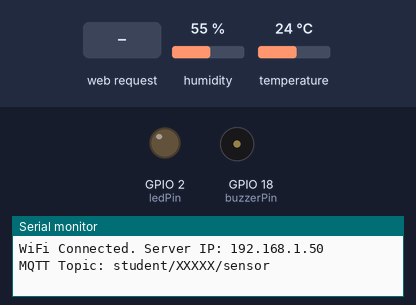
A sketch run on a simulated ESP32. On the bench: output pins drawn as LEDs (lit = HIGH), buzzer (waves = sounding, pin HIGH), the last lines printed to the serial monitor. Inputs (shaded band) come from the test bench; at power-on: temperature 24 °C, humidity 55 %. WiFi joins after 1.5 s; servers stay silent unless stated; random numbers use the default seed unless the sketch sets one; no MQTT or app messages arrive unless stated.

Above: at 2.7 s.
2.8 s: temperature set to 34.7 °C
11.5 s: temperature set to 35.4 °C
At 16.2 s:
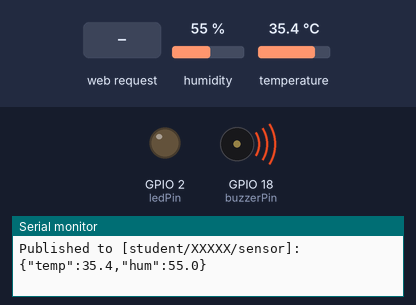
16.5 s: HTTP request GET /toggle received
At 17.0 s:
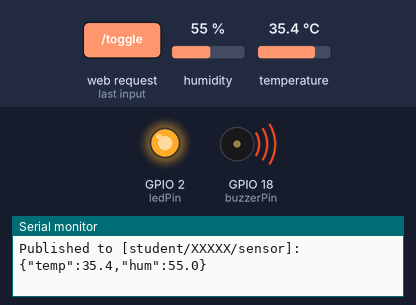
18.0 s: temperature set to 12 °C
At 21.2 s:
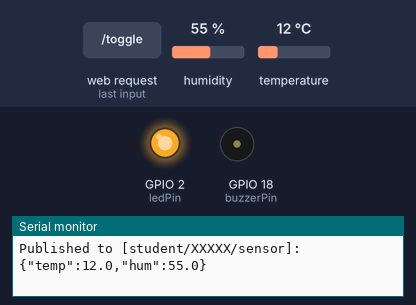
21.5 s: temperature set to 41 °C
At 26.2 s:
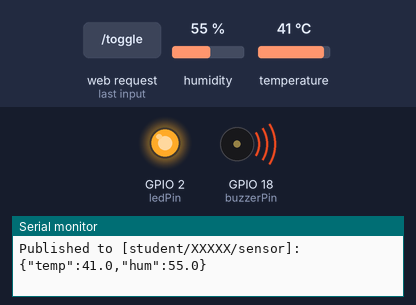
26.5 s: temperature set to 19 °C
At 31.3 s:
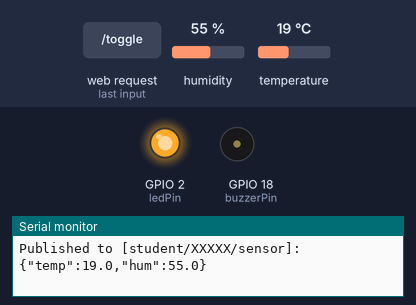
Timing chart, 0 to 32.5 s (numbered marks = the images above; inputs shaded):
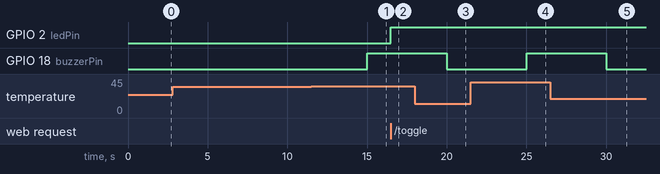

The sketch:

Lab_10_Mini_IoT_Project.ino
```cpp
#include <WiFi.h>
#include <WebServer.h>
#include <PubSubClient.h>
#include <WiFiClientSecure.h>
#include <UniversalTelegramBot.h>
#include <DHT.h>

const char* ssid = "YOUR_WIFI_SSID";
const char* password = "YOUR_WIFI_PASSWORD";

// กำหนดรหัสนักศึกษา หรือชื่อกลุ่ม เพื่อแยก Topic ไม่ให้ซ้ำกับผู้อื่น
const char* student_id = "XXXXX";

// MQTT Broker (ตั้งค่าในโปรแกรม MQTTX เช่นกัน)
const char* mqtt_server = "broker.emqx.io";
const int mqtt_port = 1883;

#define BOTtoken "YOUR_TELEGRAM_BOT_TOKEN"
#define CHAT_ID "YOUR_TELEGRAM_CHAT_ID"

const int temp_target = 35;

const int ledPin = 2;
const int buzzerPin = 18;
#define DHTPIN 4
#define DHTTYPE DHT22 // ถ้าใช้เป็น DHT11 ให้เปลี่ยนเป็น DHT11

DHT dht(DHTPIN, DHTTYPE);
WebServer server(80);

WiFiClient espClient;
PubSubClient mqttClient(espClient);

WiFiClientSecure securedClient;
UniversalTelegramBot bot(BOTtoken, securedClient);

unsigned long lastMqttPub = 0;
bool alertSent = false;
String topic_sensor;

void handleRoot() {
  float t = dht.readTemperature();
  float h = dht.readHumidity();
  String html = "<html><head><meta charset='UTF-8'><meta http-equiv='refresh' content='5'></head><body>";
  html += "<h2>Smart IoT Node</h2>";
  html += "<p>อุณหภูมิ: " + String(t, 1) + " C</p>";
  html += "<p>ความชื้น: " + String(h, 1) + " %</p>";
  html += "<p>สถานะ LED: <b>" + String(digitalRead(ledPin) ? "ON" : "OFF") + "</b></p>";
  html += "<p><a href='/toggle'>เปิด/ปิด LED</a></p>";
  html += "</body></html>";
  server.send(200, "text/html", html);
}

void handleToggle() {
  digitalWrite(ledPin, !digitalRead(ledPin));
  server.sendHeader("Location", "/");
  server.send(303);
}

void setup() {
  Serial.begin(115200);
  pinMode(ledPin, OUTPUT);
  pinMode(buzzerPin, OUTPUT);
  digitalWrite(buzzerPin, LOW);

  // กำหนดชื่อ Topic ประจำตัวนักศึกษา
  topic_sensor = "student/" + String(student_id) + "/sensor";

  dht.begin();
  WiFi.begin(ssid, password);
  while (WiFi.status() != WL_CONNECTED) delay(500);

  mqttClient.setServer(mqtt_server, mqtt_port);
  securedClient.setInsecure();

  server.on("/", handleRoot);
  server.on("/toggle", handleToggle);
  server.begin();

  Serial.println("\nWiFi Connected. Server IP: " + WiFi.localIP().toString());
  Serial.println("MQTT Topic: " + topic_sensor);
}

void loop() {
  server.handleClient();

  if (!mqttClient.connected()) {
    String id = "ESP32Lab10-" + String(student_id) + "-" + String(random(0xffff), HEX);
    mqttClient.connect(id.c_str());
  }
  mqttClient.loop();

  unsigned long now = millis();
  if (now - lastMqttPub > 5000) {
    lastMqttPub = now;
    float t = dht.readTemperature();
    float h = dht.readHumidity();

    if (!isnan(t) && !isnan(h)) {
      // ส่งค่าอุณหภูมิและความชื้นพร้อมกันในรูปแบบ JSON ไปยัง Topic ของตนเอง
      String payload = "{\"temp\":" + String(t, 1) + ",\"hum\":" + String(h, 1) + "}";
      mqttClient.publish(topic_sensor.c_str(), payload.c_str());
      Serial.println("Published to [" + topic_sensor + "]: " + payload);

      // ตรวจสอบเงื่อนไขแจ้งเตือนอุณหภูมิสูงเกิน 35 องศา
      if (t > temp_target && !alertSent) {
        digitalWrite(buzzerPin, HIGH);
        bot.sendMessage(CHAT_ID, "คำเตือน: อุณหภูมิสูงเกินกำหนด! (" + String(t, 1) + " C)", "");
        alertSent = true;
      } else if (t <= temp_target && alertSent) {
        digitalWrite(buzzerPin, LOW);
        alertSent = false;
      }
    }
  }
}
```

Measured:
- the behaviour switches between 35 and 35.1 °C on temperature (found by bisection; images 0 and 1)
- after the input at 11.5 s, GPIO 18 (buzzerPin): LOW → HIGH after 3.5 s
- after the input at 16.5 s, GPIO 2 (ledPin): LOW → HIGH at once
- after the input at 18.0 s, GPIO 18 (buzzerPin): HIGH → LOW after 2.0 s
- after the input at 21.5 s, GPIO 18 (buzzerPin): LOW → HIGH after 3.5 s
- after the input at 26.5 s, GPIO 18 (buzzerPin): HIGH → LOW after 3.5 s
